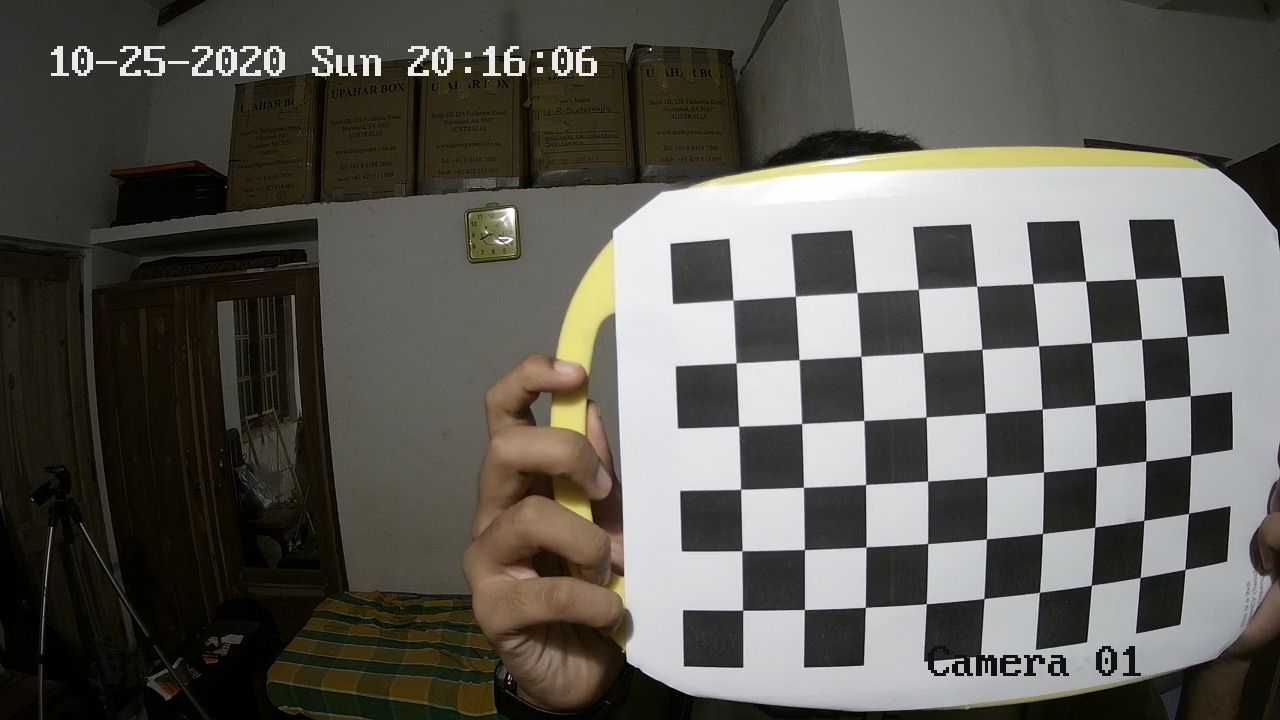
#> input picture Camera_Calibration/Images/wify_cam_Camera1_wify_cam_20201025201606_289518.jpg, 1280 x 720 px; its folder holds only this picture in this run
$ python camera_calibration_saving_camera_matrix.py
#> lines starting #> are read from the running program, lines starting #| are printed output that depends on the picture; after the words box and inside, x2 and y2 are one past the last pixel; in counts of white or black regions, pixels touching at a corner belong together; long printed decimals are rounded
#!/usr/bin/env python

import cv2
import numpy as np
import glob

# Defining the dimensions of checkerboard
CHECKERBOARD = (6,9)
criteria = (cv2.TERM_CRITERIA_EPS + cv2.TERM_CRITERIA_MAX_ITER, 30, 0.001)

# Creating vector to store vectors of 3D points for each checkerboard image
objpoints = []
# Creating vector to store vectors of 2D points for each checkerboard image
imgpoints = []


# Defining the world coordinates for 3D points
objp = np.zeros((1, CHECKERBOARD[0] * CHECKERBOARD[1], 3), np.float32)
objp[0,:,:2] = np.mgrid[0:CHECKERBOARD[0], 0:CHECKERBOARD[1]].T.reshape(-1, 2)
prev_img_shape = None

# Extracting path of individual image stored in a given directory
images = glob.glob('./images/*.jpg')
for fname in images:
    img = cv2.imread(fname)
#> img is the input picture: shape (720, 1280, 3); mean B, G, R 84.3, 90.4, 92.3
    gray = cv2.cvtColor(img,cv2.COLOR_BGR2GRAY)
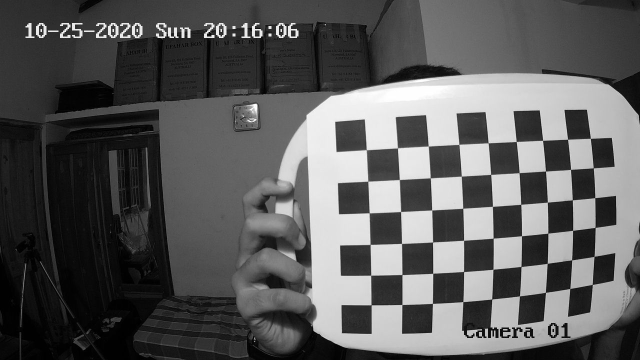
#> gray: shape (720, 1280) (shown at 1/2 size); min 0, max 255, mean 90.3
    # Find the chess board corners
    # If desired number of corners are found in the image then ret = true
    ret, corners = cv2.findChessboardCorners(gray, CHECKERBOARD, cv2.CALIB_CB_ADAPTIVE_THRESH + cv2.CALIB_CB_FAST_CHECK + cv2.CALIB_CB_NORMALIZE_IMAGE)
#> ret = True; corners = 54 rows, first 8: [742.7, 610.2], [741.7, 550.7], [740.7, 489.2], [738.5, 426.3], [736.1, 363], [732.9, 300], [804.4, 609.4], [804.4, 549.5]

    """
    If desired number of corner are detected,
    we refine the pixel coordinates and display
    them on the images of checker board
    """
    if ret == True:
        objpoints.append(objp)
        # refining pixel coordinates for given 2d points.
        corners2 = cv2.cornerSubPix(gray, corners, (11,11),(-1,-1), criteria)
#> corners2 = 54 rows, first 8: [742.6, 610.3], [741.9, 550.8], [740.6, 489.3], [738.7, 426.2], [736.1, 362.8], [732.9, 300.1], [804.4, 609.5], [804.4, 549.6]

        imgpoints.append(corners2)

        # Draw and display the corners
        img = cv2.drawChessboardCorners(img, CHECKERBOARD, corners2, ret)
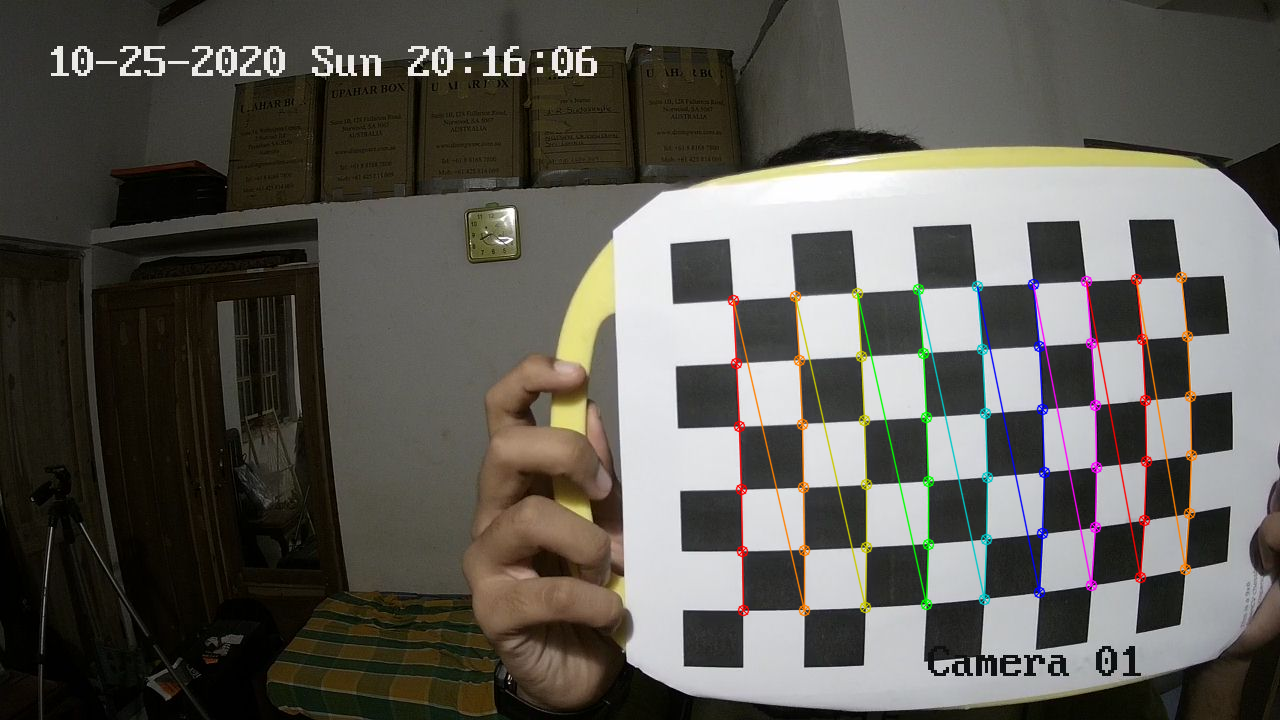
#> img: shape (720, 1280, 3); 2.16% of pixels changed, all inside (x1, y1, x2, y2) = (727, 271, 1198, 617)

    cv2.imshow('img',img)
    cv2.waitKey(0)

cv2.destroyAllWindows()

h,w = img.shape[:2]

"""
Performing camera calibration by
passing the value of known 3D points (objpoints)
and corresponding pixel coordinates of the
detected corners (imgpoints)
"""
ret, mtx, dist, rvecs, tvecs = cv2.calibrateCamera(objpoints, imgpoints, gray.shape[::-1], None, None)
#> ret = 0.777; mtx = [[69.58, 0, 639.5], [0, 69.63, 359.5], [0, 0, 1]]; dist = [[-0.00237, 1.12e-05, -0.000757, -0.00276, -2.79e-08]]; rvecs = ([-0.0236, 0.0122, -1.61],); tvecs = ([1.69, 4.05, 1.06],)

mean_error = 0
for i in range(len(objpoints)):
    imgpoints2, _ = cv2.projectPoints(objpoints[i], rvecs[i], tvecs[i], mtx, dist)
    error = cv2.norm(imgpoints[i], imgpoints2, cv2.NORM_L2)/len(imgpoints2)
    mean_error += error
#> this loop made 1 pass
#> (error, mean_error) on pass 1: (0.106, 0.106)
#> after the loop, mean_error = 0.106
print( "total error: {}".format(mean_error/len(objpoints)) )
#| total error: 0.1058

print("Camera matrix : \n")
print(mtx)
#| [[ 69.585   0.         639.502]
#|  [  0.          69.633 359.500]
#|  [  0.           0.           1.        ]]
print("dist : \n")
print(dist)
#| [[-2.37298098e-03  1.12114567e-05 -7.56537308e-04 -2.76115985e-03
#|   -2.79263858e-08]]
print("rvecs : \n")
print(rvecs)
#| (array([[-0.02365],
#|        [ 0.01221 ],
#|        [-1.615]]),)
print("tvecs : \n")
print(tvecs)
#| (array([[1.694],
#|        [4.047],
#|        [1.057]]),)


newcameramtx, roi = cv2.getOptimalNewCameraMatrix(mtx, dist, (w,h), 0, (w,h))
#> newcameramtx = [[67.14, 0, 662], [0, 69.63, 359.5], [0, 0, 1]]; roi = (0, 0, 1279, 719)
x, y, w, h = roi
#> x = 0; y = 0; w = 1279; h = 719

cv_file = cv2.FileStorage("camera_calibration.xml", cv2.FILE_STORAGE_WRITE)
cv_file.write("camera_matrix", mtx)
cv_file.write("distortion_matrix", dist)
cv_file.write("new_camera_matrix", newcameramtx)
cv_file.write("roi", roi)
# note you *release* you don't close() a FileStorage object
cv_file.release()

$ run again, on Camera_Calibration/Images/wify_cam_Camera1_wify_cam_20201025201630_313702.jpg
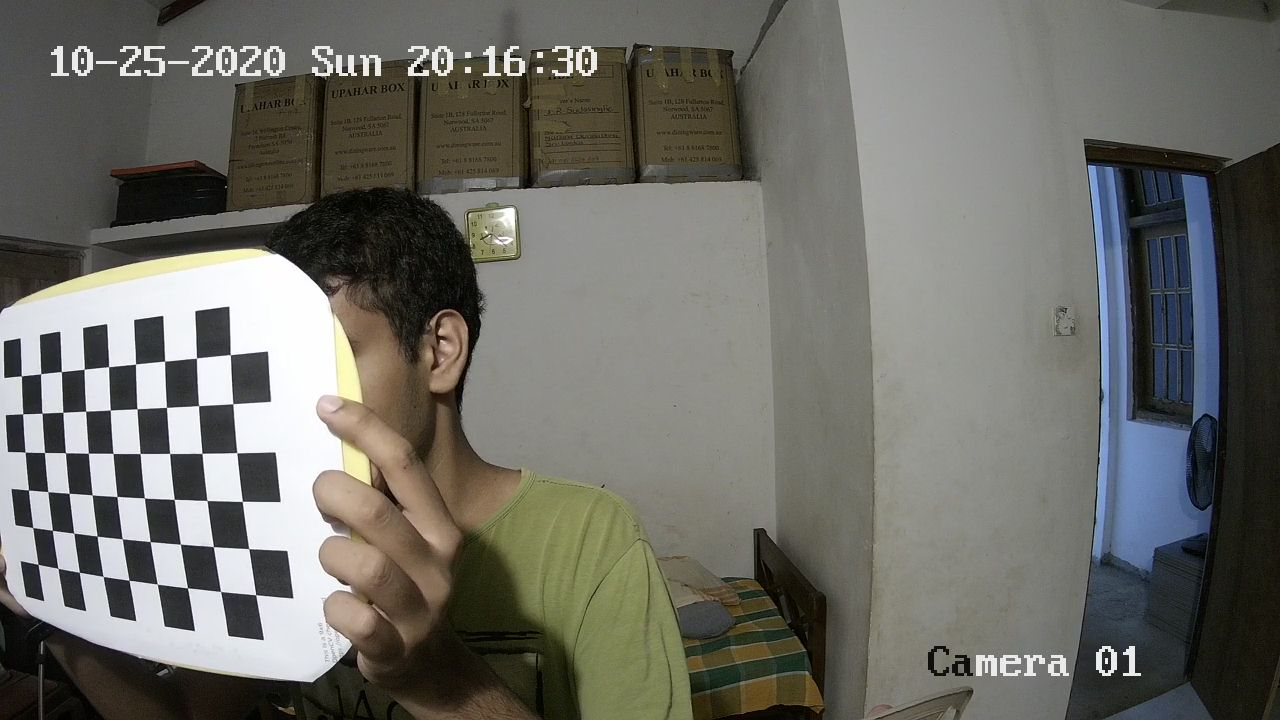
#> input picture Camera_Calibration/Images/wify_cam_Camera1_wify_cam_20201025201630_313702.jpg, 1280 x 720 px
#> img is the input picture: shape (720, 1280, 3); mean B, G, R 102.2, 108.4, 108.9
#> `gray = cv2.cvtColor(img,cv2.COLOR_BGR2GRAY)`:
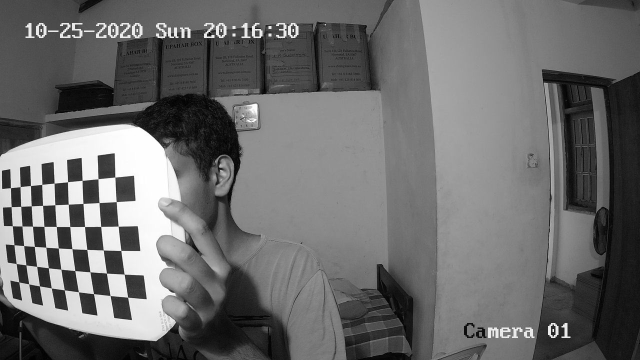
#> gray: shape (720, 1280) (shown at 1/2 size); min 0, max 255, mean 107.8
#> `ret, corners = cv2.findChessboardCorners(gray, CHECKERBOARD, cv2.CALIB..`: ret = True; corners = 54 rows, first 8: [38.02, 564.3], [32.64, 527.6], [28.43, 490], [25.2, 452.2], [22.77, 413.9], [21.46, 376], [57.99, 568.4], [52.35, 530.4]
#> corners2 = 54 rows, first 8: [38.03, 564.4], [32.75, 527.5], [28.46, 490], [25.12, 452.1], [22.67, 413.8], [21.34, 375.8], [57.85, 568.3], [52.35, 530.3]
#> `img = cv2.drawChessboardCorners(img, CHECKERBOARD, corners2, ret)`:
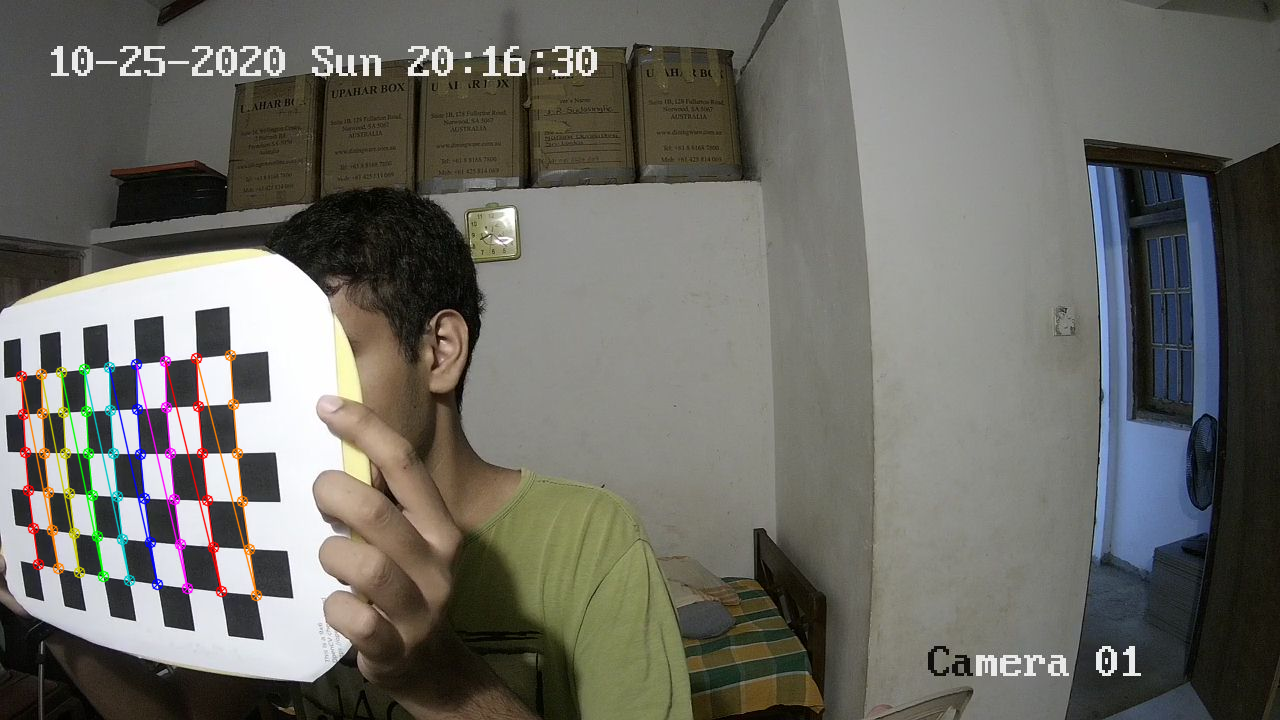
#> img: shape (720, 1280, 3); 1.59% of pixels changed, all inside (x1, y1, x2, y2) = (15, 349, 263, 602)
#> `ret, mtx, dist, rvecs, tvecs = cv2.calibrateCamera(objpoints, imgpoint..`: ret = 0.252; mtx = [[414.8, 0, 629.5], [0, 430.1, 258.3], [0, 0, 1]]; dist = [[-0.122, 0.0138, 0.00594, -0.00837, -0.000794]]; rvecs = ([-0.102, -0.0485, -1.68],); tvecs = ([-15.83, 7.8, 7.68],)
#> the loop `for i in range(len(objpoints)):` made 1 pass
#> (error, mean_error) on pass 1: (0.0343, 0.0343)
#> after the loop `for i in range(len(objpoints)):`: mean_error = 0.0343
#| total error: 0.03431
#| [[414.830   0.         629.459]
#|  [  0.         430.071 258.266]
#|  [  0.           0.           1.        ]]
#| [[-0.1219  0.01377  0.005936 -0.008371 -0.0007939]]
#| (array([[-0.1025],
#|        [-0.0485],
#|        [-1.684]]),)
#| (array([[-15.827 ],
#|        [  7.795],
#|        [  7.675]]),)
#> newcameramtx = [[414.8, 0, 629.5], [0, 430.1, 258.3], [0, 0, 1]]; roi = (0, 0, 1279, 719)
#> `x, y, w, h = roi`: x = 0; w = 1279; h = 719

$ run again, on Camera_Calibration/Images/wify_cam_Camera1_wify_cam_20201025201633_317069.jpg
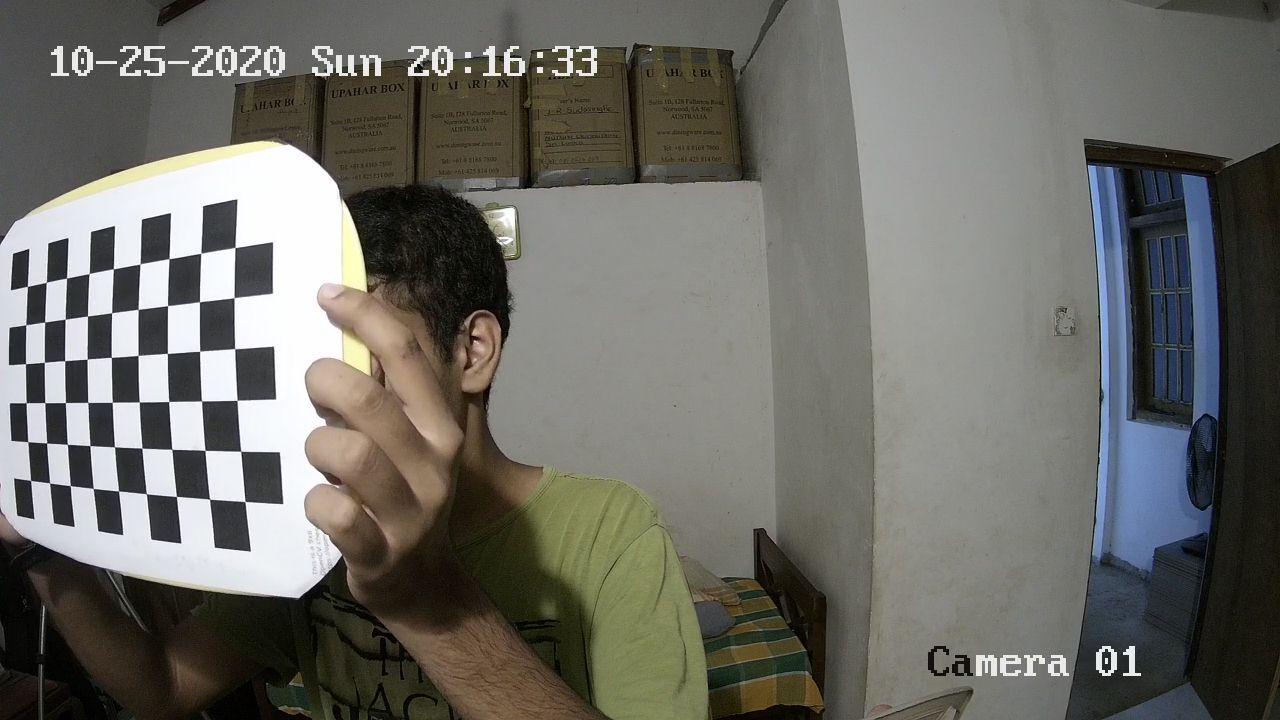
#> input picture Camera_Calibration/Images/wify_cam_Camera1_wify_cam_20201025201633_317069.jpg, 1280 x 720 px
#> img is the input picture: shape (720, 1280, 3); mean B, G, R 101.9, 107.8, 108.4
#> `gray = cv2.cvtColor(img,cv2.COLOR_BGR2GRAY)`:
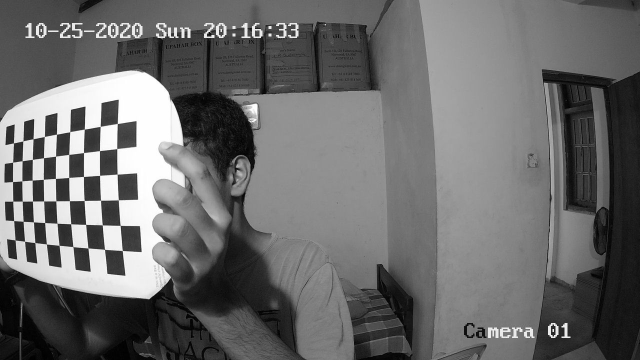
#> gray: shape (720, 1280) (shown at 1/2 size); min 0, max 255, mean 107.3
#> `ret, corners = cv2.findChessboardCorners(gray, CHECKERBOARD, cv2.CALIB..`: ret = True; corners = 54 rows, first 8: [30.54, 480.5], [27.72, 441.6], [26.18, 402.8], [25.56, 363.7], [25.72, 324.8], [27.38, 286.4], [49.66, 483], [46.57, 443.1]
#> corners2 = 54 rows, first 8: [30.58, 480.5], [27.77, 441.7], [26.16, 402.7], [25.5, 363.7], [25.75, 324.8], [27.39, 286.4], [49.61, 482.9], [46.64, 443.1]
#> `img = cv2.drawChessboardCorners(img, CHECKERBOARD, corners2, ret)`:
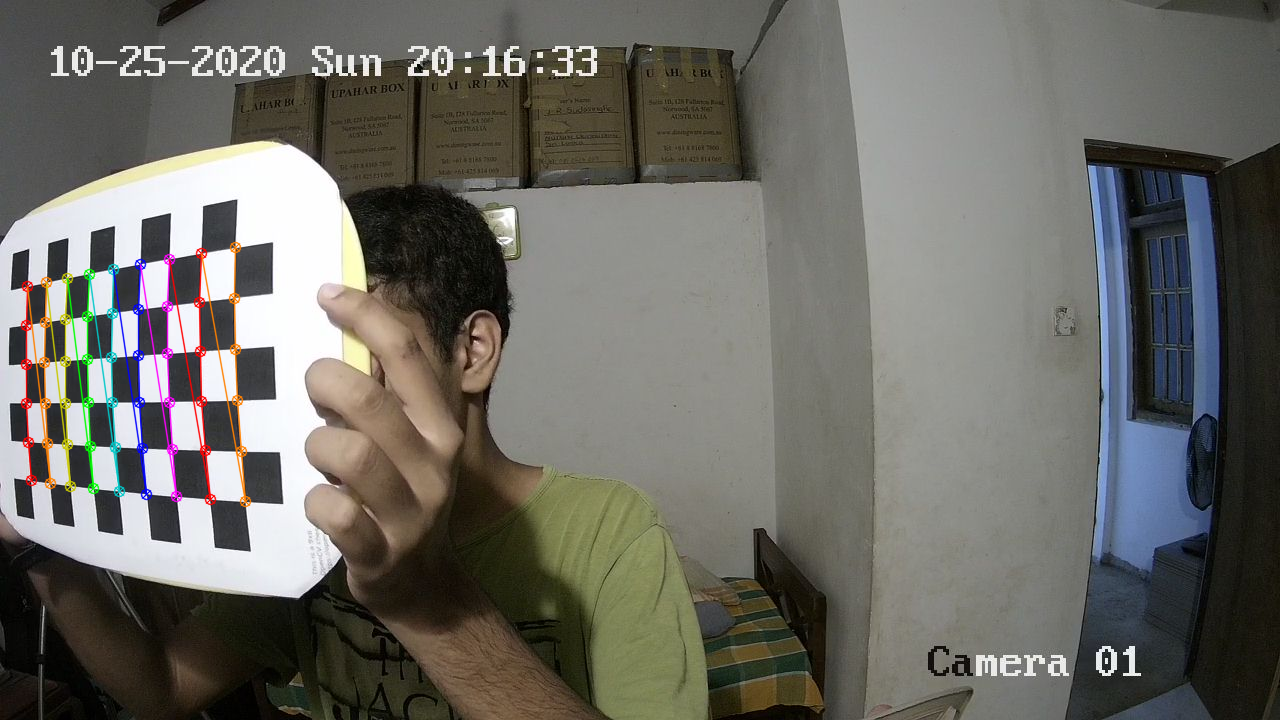
#> img: shape (720, 1280, 3); 1.62% of pixels changed, all inside (x1, y1, x2, y2) = (20, 241, 252, 508)
#> `ret, mtx, dist, rvecs, tvecs = cv2.calibrateCamera(objpoints, imgpoint..`: ret = 0.497; mtx = [[1043.7, 0, 752.8], [0, 966.5, 304], [0, 0, 1]]; dist = [[-0.413, 0.0642, 0.0219, -0.026, 0.0291]]; rvecs = ([-0.237, 0.222, -1.61],); tvecs = ([-16.74, 4.14, 19.58],)
#> the loop `for i in range(len(objpoints)):` made 1 pass
#> (error, mean_error) on pass 1: (0.0676, 0.0676)
#> after the loop `for i in range(len(objpoints)):`: mean_error = 0.0676
#| total error: 0.06761
#| [[1.04374938e+03 0.00000000e+00 7.52812129e+02]
#|  [0.00000000e+00 9.66462945e+02 3.03996070e+02]
#|  [0.00000000e+00 0.00000000e+00 1.00000000e+00]]
#| [[-0.4127  0.06423   0.02189 -0.02601  0.02908 ]]
#| (array([[-0.2371],
#|        [ 0.2221],
#|        [-1.605]]),)
#| (array([[-16.744],
#|        [  4.139],
#|        [ 19.580]]),)
#> newcameramtx = [[830.9, 0, 756.9], [0, 910.6, 307.4], [0, 0, 1]]; roi = (0, 0, 1279, 719)
#> `x, y, w, h = roi`: x = 0; w = 1279; h = 719
